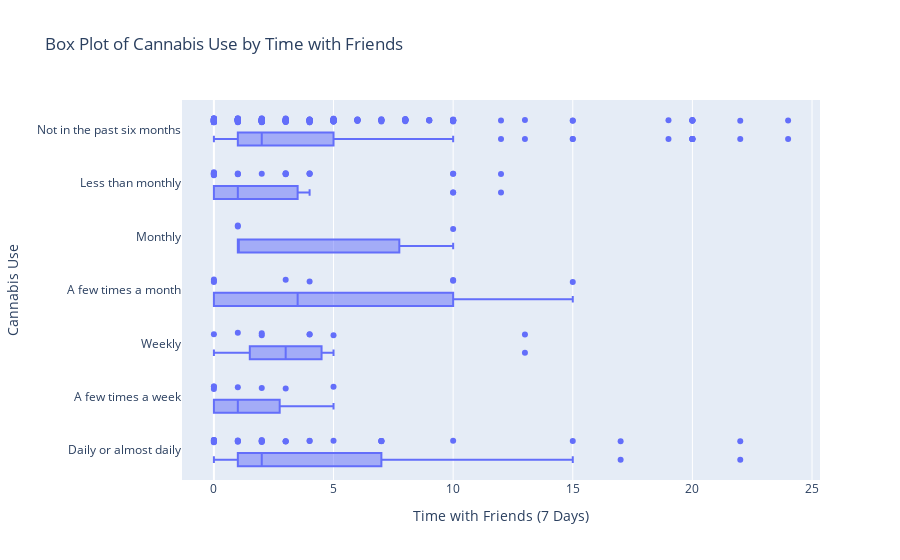

The notebook cell this image was saved under:
### Code cell
import pandas as pd
import plotly.express as px
import scipy.stats as stats

# Define the ordered categories for cannabis use
cannabis_order = ['Not in the past six months', 
                  'Less than monthly', 
                  'Monthly', 
                  'A few times a month', 
                  'Weekly', 
                  'A few times a week', 
                  'Daily or almost daily']

# Create the box plot with flipped axes and ordered cannabis use
fig = px.box(data_cross_2023, 
             y='SUBSTANCE_USE_drugs_cannabis',  # Cannabis use is on the y-axis
             x='CONNECTION_social_time_friends_p7d',  # Time with friends is now on the x-axis
             title='Box Plot of Cannabis Use by Time with Friends',
             labels={'CONNECTION_social_time_friends_p7d': 'Time with Friends (7 Days)', 
                     'SUBSTANCE_USE_drugs_cannabis': 'Cannabis Use'},
             category_orders={'SUBSTANCE_USE_drugs_cannabis': cannabis_order})  # Sort by cannabis order

# Add a scatter plot layer to show all individual data points
fig.add_trace(px.strip(data_cross_2023, 
                        y='SUBSTANCE_USE_drugs_cannabis',  # Cannabis use is on the y-axis
                        x='CONNECTION_social_time_friends_p7d',  # Time with friends is on the x-axis
                        stripmode='overlay').data[0])  # Only take the first trace of the strip plot

# Show the figure
fig.show()

### Figure 1 — Plotly figure (JSON) as saved in the notebook; plotly's stock layout.template omitted (floating-point values rounded to 4 significant figures; data arrays with more than 128 entries replaced by an {"elided": "..."} marker saying what was removed)
{"data": [{"alignmentgroup": "True", "hovertemplate": "Time with Friends (7 Days)=%{x}<br>Cannabis Use=%{y}<extra></extra>", "legendgroup": "", "marker": {"color": "#636efa"}, "name": "", "notched": false, "offsetgroup": "", "orientation": "h", "showlegend": false, "type": "box", "x": {"elided": "301 int values"}, "x0": " ", "xaxis": "x", "y": {"elided": "301 str values"}, "y0": " ", "yaxis": "y"}, {"alignmentgroup": "True", "boxpoints": "all", "fillcolor": "rgba(255,255,255,0)", "hoveron": "points", "hovertemplate": "CONNECTION_social_time_friends_p7d=%{x}<br>SUBSTANCE_USE_drugs_cannabis=%{y}<extra></extra>", "legendgroup": "", "line": {"color": "rgba(255,255,255,0)"}, "marker": {"color": "#636efa"}, "name": "", "offsetgroup": "", "orientation": "h", "pointpos": 0, "showlegend": false, "type": "box", "x": {"elided": "301 int values"}, "x0": " ", "xaxis": "x", "y": {"elided": "301 str values"}, "y0": " ", "yaxis": "y"}], "layout": {"boxmode": "group", "legend": {"tracegroupgap": 0}, "title": {"text": "Box Plot of Cannabis Use by Time with Friends"}, "xaxis": {"anchor": "y", "domain": [0, 1], "title": {"text": "Time with Friends (7 Days)"}}, "yaxis": {"anchor": "x", "categoryarray": ["Daily or almost daily", "A few times a week", "Weekly", "A few times a month", "Monthly", "Less than monthly", "Not in the past six months"], "categoryorder": "array", "domain": [0, 1], "title": {"text": "Cannabis Use"}}}}
